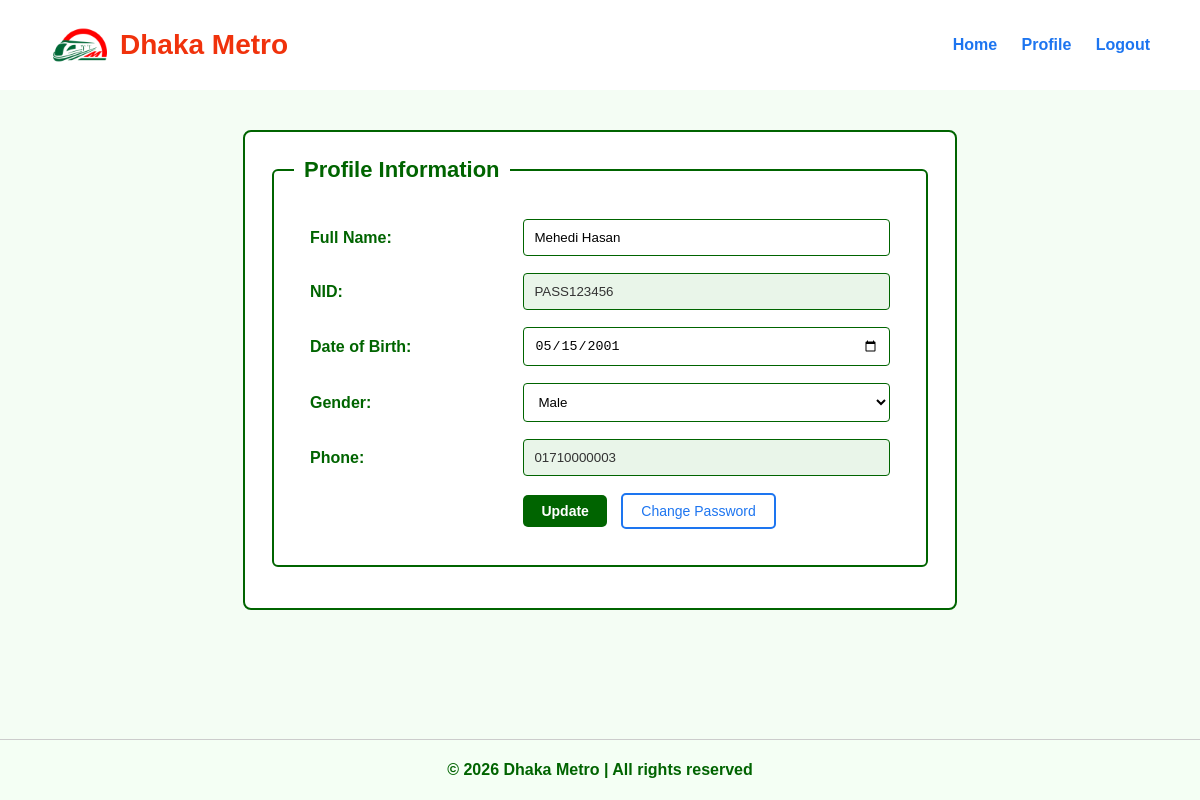
The page /admin/view/Profile_Information.php (signed in) on the database its author committed.
### tables this page shows
CREATE TABLE `users` (
  `UserID` int(11) NOT NULL,
  `RoleID` int(11) NOT NULL,
  `FirstName` varchar(50) NOT NULL,
  `LastName` varchar(50) DEFAULT NULL,
  `Mobile` varchar(15) NOT NULL,
  `NID` varchar(20) DEFAULT NULL,
  `DateOfBirth` date DEFAULT NULL,
  `Gender` enum('Male','Female','Other') DEFAULT NULL,
  `Password` varchar(255) NOT NULL,
  `Status` enum('Active','Blocked') DEFAULT 'Active',
  `CreatedAt` timestamp NOT NULL DEFAULT current_timestamp()
);

### admin/model/Profile_Information.php (called while the page is built, shortened)
<?php
include "Database.php";
function getUserProfile($userId) {
    global $conn;
    $sql = "SELECT
                UserID,
                FirstName,
                LastName,
                NID,
                DateOfBirth,
                Gender,
                Mobile
            FROM users
            WHERE UserID = $userId";
    return mysqli_query($conn, $sql);
}
?>

### admin/view/Profile_Information.php (the view, shortened to what this page needs)
<?php
include "../model/Profile_Information.php";
$userId = $_SESSION['UserID'];
$roleID = $_SESSION['RoleID'];
if ($roleID == 1) {
    include "adminheader.php";
} elseif ($roleID == 2) {
    include "employeeheader.php";
} elseif ($roleID == 3) {
    include "userheader.php";
} else {
    header("Location:  /employee/View/php/login.php");
    exit();
}
$result  = getUserProfile($userId);
$profile = mysqli_fetch_assoc($result);
?>
<!DOCTYPE html>
<html>
<head>
    <link rel="stylesheet" href="Profile_Information.css">
    <link rel="stylesheet" href="dashboard.css">
</head>
<body>
<div class="pro-box">
    <form method="post"
      action="../controller/Profile_Information_Controller.php"
      onsubmit="return validateForm()">
        <fieldset>
            <legend>Profile Information</legend>
            <table>
                <tr>
                    <td>Full Name:</td>
                    <td>
                        <input type="text" name="full_name"
       value="<?php echo htmlspecialchars($profile['FirstName'].' '.$profile['LastName']); ?>">
                    </td>
                </tr>
                <tr>
                    <td>NID:</td>
                    <td>
                        <input type="text" value="<?php echo $profile['NID']; ?>" readonly>
                    </td>
                </tr>
                <tr>
                    <td>Date of Birth:</td>
                    <td>
                        <input type="date" name="dob"
                               value="<?php echo $profile['DateOfBirth']; ?>">
                    </td>
                </tr>
                <tr>
                    <td>Gender:</td>
                    <td>
                        <select name="gender">
                            <option value="Male"   <?php if ($profile['Gender']=="Male") echo "selected"; ?>>Male</option>
                        </select>
                    </td>
                </tr>
                <tr>
                    <td>Phone:</td>
                    <td>
                        <input type="text" value="<?php echo $profile['Mobile']; ?>" readonly>
                    </td>
                </tr>
                <tr>
                    <td></td>
                    <td>
                        <input type="submit" value="Update">
                        <button type="button"
                                onclick="window.location.href='changepassword.php'">
                            Change Password
                        </button>
                    </td>
                </tr>
            </table>
        </fieldset>
    </form>
</div>
<?php include "footer.php"; ?>
</body>
</html>

### admin/view/Profile_Information.css (style rules this page uses)
body { background-color: #f4fdf4; font-family: Arial, sans-serif; }
.pro-box { width: 55%; margin: 40px auto; background-color: #ffffff; border: 2px solid #006400; border-radius: 8px; padding: 25px; }
fieldset { border: 2px solid #006400; border-radius: 6px; padding: 20px; }
legend { font-size: 22px; font-weight: bold; color: #006400; padding: 0 10px; }
table { width: 100%; border-spacing: 15px; }
td:first-child { font-weight: bold; color: #006400; width: 35%; }
input[type="text"], input[type="date"], select { width: 100%; padding: 10px; border: 1px solid #006400; border-radius: 4px; background-color: #ffffff; }
input[readonly] { background-color: #e9f5e9; color: #333; }
input[type="submit"] { background-color: #006400; color: white; border: none; padding: 10px 25px; border-radius: 4px; font-weight: bold; cursor: pointer; }
input[type="submit"], button { padding: 8px 18px; font-size: 14px; border-radius: 5px; cursor: pointer; border: none; }
input[type="submit"] { background-color: #006400; color: #ffffff; }
button { background-color: transparent; color: #1D75F0; border: 2px solid #1D75F0; margin-left: 10px; }

### admin/view/dashboard.css (style rules this page uses)
body { font-family: Arial, sans-serif; background-color: #f4fdf4; margin: 0; display: flex; flex-direction: column; height: 100%; }

### admin/view/footer.php (style rules this page uses)
html, body { height: 100%; }
body { display: flex; flex-direction: column; }

### rows shown on the page
users: full_name "Mehedi Hasan", NID "PASS123456", dob "05/15/2001", gender "Male", Mobile "01710000003"
